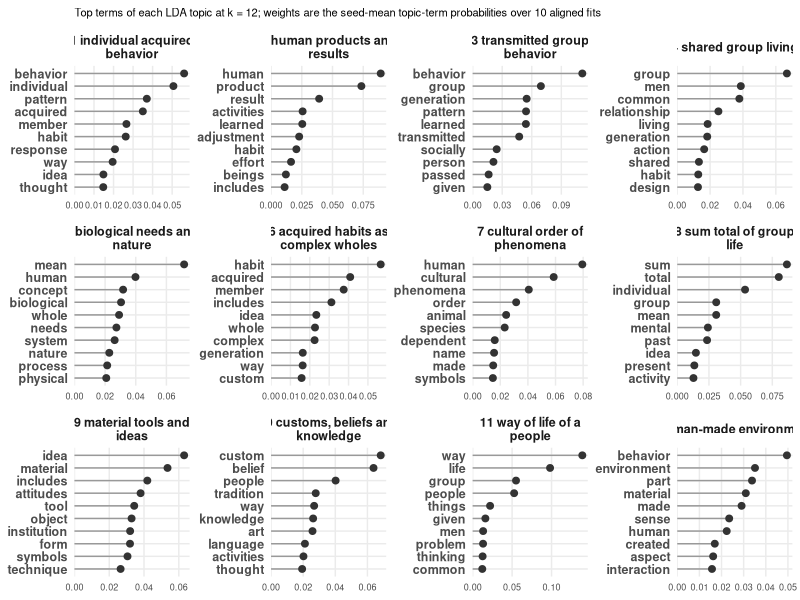

Recreate this plot in R.
# Top terms of each LDA topic, from the seed-ensemble topic-term profiles
# (analysis-lda-texts-index-b.R). One facet per topic, horizontal bars ordered
# by weight. The y axis is keyed by topic and term so each facet orders by its
# own weights; every term is labeled.
#
# Reads data/kk-index-b-lda-topic-terms.csv.
# Outputs figures/kk-index-b/lda/lda-topic-terms.png.

library(ggplot2)

tt <- read.csv("data/kk-index-b-lda-topic-terms.csv", stringsAsFactors = FALSE)
tt <- tt[order(tt$topic, -tt$weight), ]
# y keyed by topic and term, so each facet orders by its own weights
tt$y <- factor(paste(tt$topic, tt$term, sep = "|"),
               levels = rev(paste(tt$topic, tt$term, sep = "|")))
# strip labels as in Table 4 of the manuscript; recheck after any rebuild
topic.labels <- c(
  "individual acquired behavior", "human products and results",
  "transmitted group behavior", "shared group living",
  "biological needs and nature", "acquired habits as complex wholes",
  "cultural order of phenomena", "sum total of group life",
  "material tools and ideas", "customs, beliefs and knowledge",
  "way of life of a people", "man-made environment")
# long labels wrap onto two lines so they fit the strips
strip.lab <- vapply(sprintf("%d %s", 1:12, topic.labels),
                    function(s) paste(strwrap(s, 24), collapse = "\n"), character(1))
tt$topic_label <- factor(strip.lab[tt$topic], levels = strip.lab)

dir.create("figures/kk-index-b/lda", recursive = TRUE, showWarnings = FALSE)
p <- ggplot(tt, aes(x = weight, y = y)) +
  geom_segment(aes(x = 0, xend = weight, y = y, yend = y), color = "grey60") +
  geom_point(size = 2, color = "grey20") +
  facet_wrap(~ topic_label, ncol = 4, scales = "free") +
  scale_y_discrete(labels = function(l) sub("^[0-9]+[|]", "", l)) +
  scale_x_continuous(expand = expansion(mult = c(0, 0.05))) +
  labs(x = NULL, y = NULL,
       subtitle = paste("Top terms of each LDA topic at k = 12; weights are the",
                        "seed-mean topic-term probabilities over 10 aligned fits")) +
  theme_minimal() +
  theme(strip.text = element_text(face = "bold", size = 9),
        axis.text.y = element_text(size = 9, face = "bold"),
        axis.text.x = element_text(size = 6.5),
        panel.grid.minor = element_blank(),
        plot.subtitle = element_text(size = 8))
ggsave("figures/kk-index-b/lda/lda-topic-terms.png", p,
       width = 10, height = 7, bg = "white")
cat("wrote figures/kk-index-b/lda/lda-topic-terms.png\n")
